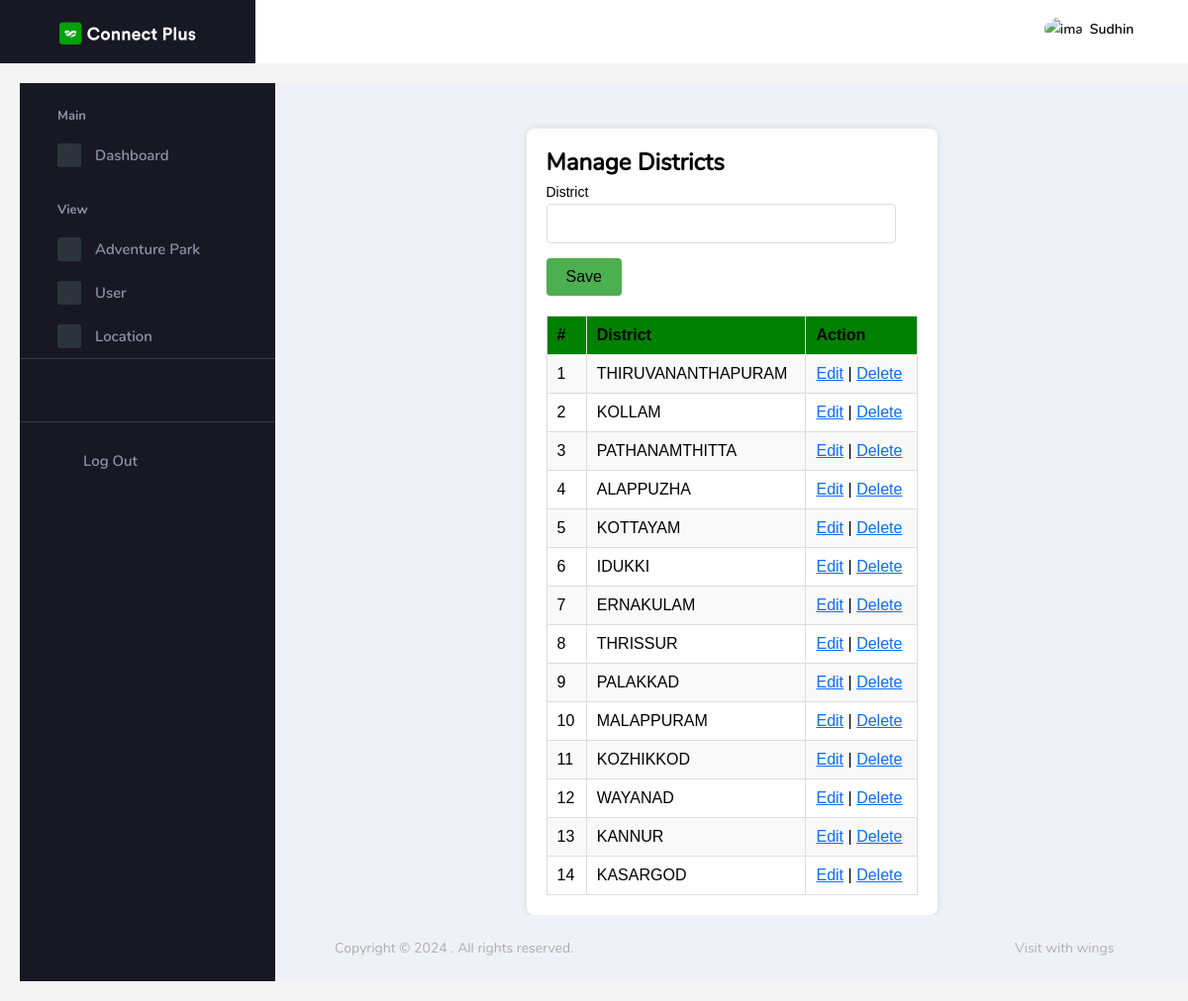
Page /PROJECT/Admin/District.php (signed in) on the committed database.
### tables this page shows
CREATE TABLE `tbl_district` (
  `district_id` int(11) NOT NULL,
  `district_name` varchar(30) NOT NULL
);

### PROJECT/Admin/District.php (the view, shortened to what this page needs)
<?php
include("../Assets/Connection/Connection.php");
include("Head.php");
$districtname = $districtid = "";
?>
<!DOCTYPE html PUBLIC "-//W3C//DTD XHTML 1.0 Transitional//EN" "http://www.w3.org/TR/xhtml1/DTD/xhtml1-transitional.dtd">
<html xmlns="http://www.w3.org/1999/xhtml">
<head>
</head>
<body>
<div class="container">
    <h2>Manage Districts</h2>
    <form id="form1" name="form1" method="post" action="">
        <div class="form-group">
            <label for="txt_dist">District</label>
            <input type="text" name="txt_dist" id="txt_dist" value="<?php echo $districtname; ?>" />
        </div>
        <div class="form-group">
            <input type="submit" name="btn_save" id="btn_save" value="Save" />
        </div>
    </form>
    <table>
        <tr>
            <th>#</th>
            <th>District</th>
            <th>Action</th>
        </tr>
        <?php
        $i = 0;
        $selqry = "SELECT * FROM tbl_district";
        $result = $conn->query($selqry);
        while ($row = $result->fetch_assoc()) {
            $i++;
        ?>
        <tr>
            <td><?php echo $i; ?></td>
            <td><?php echo $row["district_name"]; ?></td>
            <td>
                <a href="District.php?eid=<?php echo $row["district_id"]; ?>">Edit</a> |
                <a href="District.php?delid=<?php echo $row["district_id"]; ?>" onclick="return confirm('Are you sure you want to delete this item?');">Delete</a>
            </td>
        </tr>
        <?php
        }
        ?>
    </table>
</div>
</body>
</html>
<?php
include("Foot.php");
?>

### PROJECT/Admin/District.php (style rules this page uses)
body { font-family: Arial, sans-serif; background-color: #f4f4f4; color:black; margin: 0; padding: 20px; }
.container { width: 50%; margin: auto; background-color: #fff; padding: 20px; box-shadow: 0 0 10px rgba(0,0,0,0.1); border-radius: 8px; }
table { width: 100%; border-collapse: collapse; margin-top: 20px; }
table, th, td { border: 1px solid #ddd; }
th, td { padding: 10px; text-align: left; }
th { background-color: green; }
tr:nth-child(even) { background-color: #f9f9f9; }
.form-group { margin-bottom: 15px; }
.form-group label { display: block; margin-bottom: 5px; }
.form-group input[type="text"], .form-group input[type="hidden"] { width: calc(100% - 22px); padding: 10px; border: 1px solid #ddd; border-radius: 4px; }
.form-group input[type="submit"] { background-color: #4CAF50; color: black; padding: 10px 20px; border: none; border-radius: 4px; cursor: pointer; }

### rows in the picture
tbl_district: district_name "THIRUVANANTHAPURAM"
tbl_district: district_name "KOLLAM"
tbl_district: district_name "PATHANAMTHITTA"
tbl_district: district_name "ALAPPUZHA"
tbl_district: district_name "KOTTAYAM"
tbl_district: district_name "IDUKKI"
tbl_district: district_name "ERNAKULAM"
tbl_district: district_name "THRISSUR"
tbl_district: district_name "PALAKKAD"
tbl_district: district_name "MALAPPURAM"
tbl_district: district_name "KOZHIKKOD"
tbl_district: district_name "WAYANAD"
tbl_district: district_name "KANNUR"
tbl_district: district_name "KASARGOD"

### other values in the picture
$_SESSION['aname'] "Sudhin"
